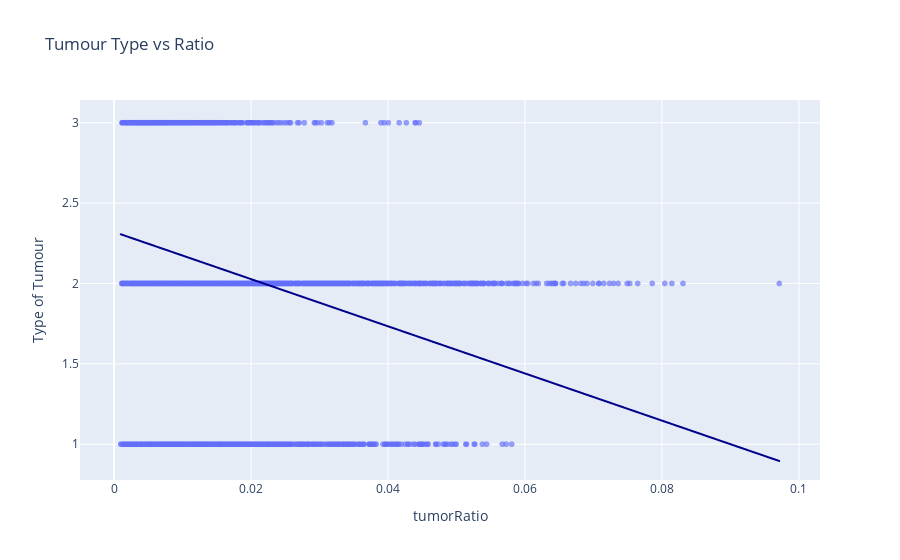

Notebook source saved alongside this figure:
### Code cell
fig = px.scatter(
    df, x='tumorRatio', y='Type of Tumour', opacity=0.65,
    trendline='ols', trendline_color_override='darkblue',title="Tumour Type vs Ratio")
fig.show()

### Figure 1 — Plotly figure (JSON) as saved in the notebook; plotly's stock layout.template omitted (floating-point values rounded to 4 significant figures; data arrays with more than 128 entries replaced by an {"elided": "..."} marker saying what was removed)
{"data": [{"hovertemplate": "tumorRatio=%{x}<br>Type of Tumour=%{y}<extra></extra>", "legendgroup": "", "marker": {"color": "#636efa", "opacity": 0.65, "symbol": "circle"}, "mode": "markers", "name": "", "showlegend": false, "type": "scattergl", "x": {"elided": "3064 float values"}, "xaxis": "x", "y": {"elided": "3064 int values"}, "yaxis": "y"}, {"hovertemplate": "<b>OLS trendline</b><br>Type of Tumour = -14.6715 * tumorRatio + 2.32041<br>R<sup>2</sup>=0.077300<br><br>tumorRatio=%{x}<br>Type of Tumour=%{y} <b>(trend)</b><extra></extra>", "legendgroup": "", "line": {"color": "darkblue"}, "marker": {"color": "#636efa", "symbol": "circle"}, "mode": "lines", "name": "", "showlegend": false, "type": "scattergl", "x": {"elided": "3064 float values"}, "xaxis": "x", "y": {"elided": "3064 float values"}, "yaxis": "y"}], "layout": {"legend": {"tracegroupgap": 0}, "title": {"text": "Tumour Type vs Ratio"}, "xaxis": {"anchor": "y", "domain": [0, 1], "title": {"text": "tumorRatio"}}, "yaxis": {"anchor": "x", "domain": [0, 1], "title": {"text": "Type of Tumour"}}}}
